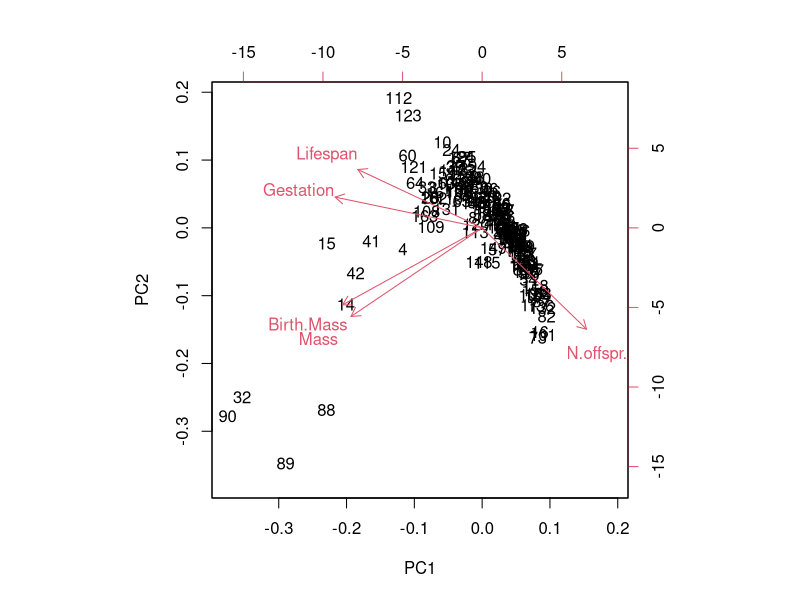
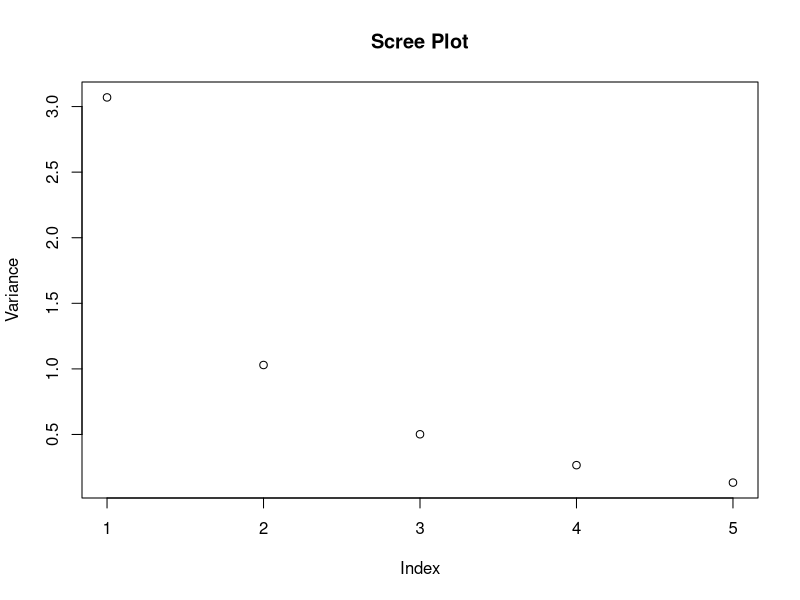

Generate these figures, in order, with R: (Note: this script raises an error after producing the figures.)
# Name: Christian Peters

# No. 14)
# ======

data <- read.table('Mammalia.txt', sep=" ")

# a)
X <- as.matrix(data[, 2:6])

pca <- prcomp(X, scale = TRUE)

# print the best two PCAs
print(pca$rotation[, 1:2])

# b)
biplot(pca)

# c)
# 1. Choose l so that at least 75% of the variance is explained:
vars <- pca$sdev ** 2
l <- min(which(cumsum(vars) / sum(vars) > 0.75))
# l = 2, so choose the first 2 PCs according to this criterion

# 2. Choose all PCs that have more variance than the mean
l <- max(which(vars >= mean(vars)))
# l=2, so choose the first 2 PCs according to this criterion

# 3. Choose l using a scree plot
plot(vars, main = 'Scree Plot', ylab = 'Variance')
# According to this criterion, it makes sense to choose 2 PCs.

# I personally would put most emphasis on the scree plot because it seems to
# be the most intuitive criterion when knowing nothing else about the problem.
# Therefore I would choose 2 PCs.

# d)
U <- pca$rotation[, 1:2]
X_approx <- X %*% U %*% t(U)
error <- sum((X_approx - X)**2)
# 5630740

# No. 15)
# =======

wines <- read.csv('more_wines.csv')

# a)

# get the means
mean_barolo <- colMeans(wines[wines$Type=='barolo', 1:2])
mean_grignolino <- colMeans(wines[wines$Type=='grignolino', 1:2])

# discrimination functions
d_barolo <- function(x) {
  -norm(x - mean_barolo, type='2')
}
d_grignolino <- function(x) {
  -norm(x - mean_grignolino, type='2')
}

# b)
plot(wines$Phenols, wines$Color, col=wines$Type, pch=16, xlab="Phenols", ylab="Color", main="Wines")
legend('topleft', inset = 0.02,legend=levels(wines$Type), col=1:2, pch = 16)

dPhenols = mean_barolo[1] - mean_grignolino[1]
dColor = mean_barolo[2] - mean_grignolino[2]
mPhenols = (mean_barolo[1] + mean_grignolino[1]) / 2
mColor = (mean_barolo[2] + mean_grignolino[2]) / 2
intercept <- dPhenols * mPhenols / dColor + mColor
slope = -dPhenols / dColor
abline(a=intercept, b=slope)

# c)

# do the classification
predictions <- apply(wines[, 1:2], 1, function(x) {
  if (d_barolo(x) > d_grignolino(x)) {
    return('barolo')
  }
  return('grignolino')
})

error_rate <- 1 - mean(predictions == wines$Type)
# 0.1496599
